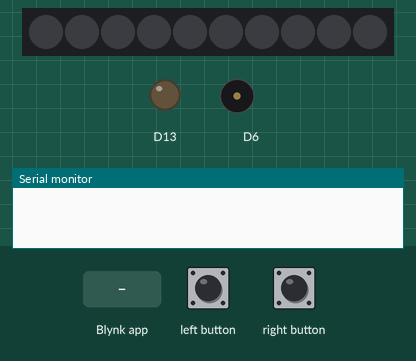
This sketch was run on a simulated Adafruit Circuit Playground Express. Shown: 10 RGB LEDs in strip order, left to right, output pins drawn as LEDs (lit = HIGH), buzzer (waves = sounding), the last lines printed to the serial monitor. Inputs (shaded band) come from the test bench. Dim RGB values are drawn brighter than linear; WiFi joins after 1.5 s; servers stay silent unless stated.

Above: at 3.0 s.
3.1 s: Blynk app writes 1 to V1
At 3.5 s:
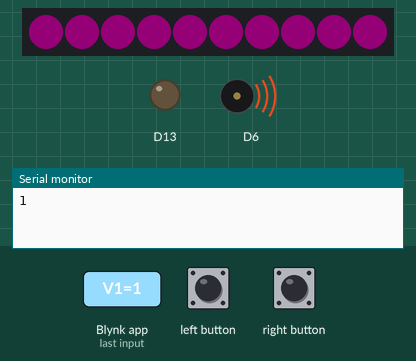
4.6 s: right button pressed for 1 s
At 4.77 s:
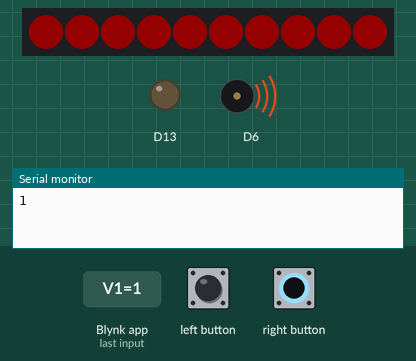
7.1 s: left button pressed for 0.15 s
At 9.9 s:
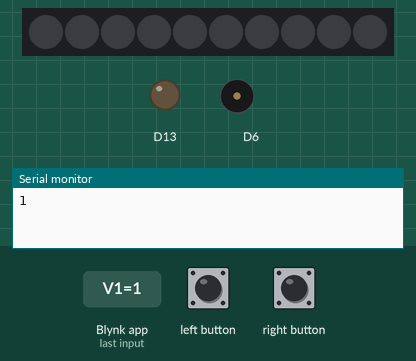
10.2 s: right button pressed for 0.15 s
At 11.3 s:
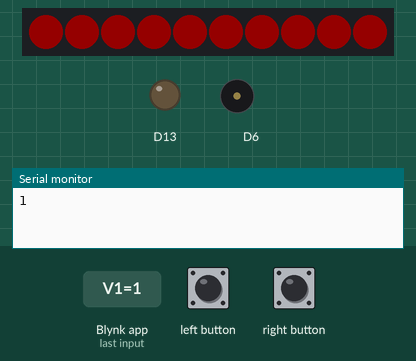
11.8 s: left button pressed for 1 s
At 15.0 s:
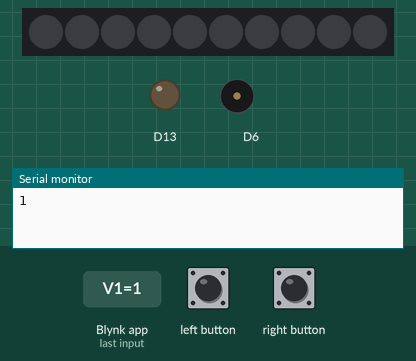
15.3 s: right button pressed for 3.2 s
At 16.4 s:
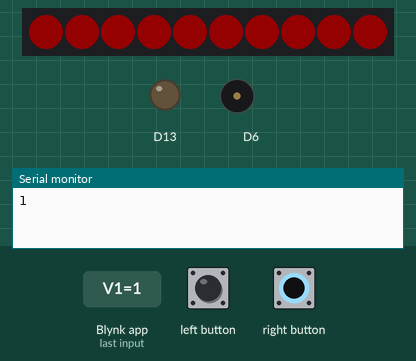
Timing chart, 0 to 18.3 s (numbered marks = the images above; inputs shaded):
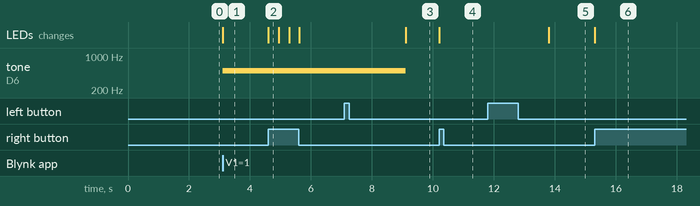

Measured:
- after the input at 3.1 s, tone on D6: silent → 500 Hz at once; the LEDs: change at once (image 1)
- after the input at 4.6 s, the LEDs: change at once (image 2)
- after the input at 7.1 s, tone on D6: 500 Hz → silent after 2.0 s; the LEDs: change after 2.0 s (image 3)
- after the input at 10.2 s, the LEDs: change at once (image 4)
- after the input at 11.8 s, the LEDs: change after 2.0 s (image 5)
- after the input at 15.3 s, the LEDs: change at once (image 6)

The sketch:

DucksWork.ino
```cpp
/*************************************************************

  Exercise: Blynk + Integromat // DucksWork – an Employer-Employee communication aid.

  Have you ever had a friend or a family member (or even yourselves!) who can get
  drowned by hybrid work and won’t take breaks because it requires too much hustle
  by reaching to the boss and hoping he’s available right now?
  THEN THIS IS THE APP FOR YOU!

  In essence, the management tool consists of two parties:
  the manager and the employee.
  To make work more efficient, this is a smart and advanced tool
  that can send automatic messages between two users.

  An employee notices a flicker of light when his manager assigns him a task
  under his responsibility under the task management tool, ClickUp.
  Then, by another tap after he saw the new task,
  he will send the task to ClickUp's "in progress" column.

  An employee who wishes to go out for a break (such as lunch) clicks on the
  availability button, which changes to red, and the manager is notified.
  Managers receive return emails stating that the employee is currently
  unavailable when trying to assign new tasks.
  Upon returning from lunch, the employee releases his availability,
  and his manager is notified that he is available for more tasks.

  Created By Inbar Lahat 315976647

*************************************************************/

#define BLYNK_PRINT SerialUSB
// #define BLYNK_DEBUG SerialUSB

#include <ESP8266_Lib.h>
#include <BlynkSimpleShieldEsp8266.h>
#include <Adafruit_CircuitPlayground.h>

#define BLYNK_TEMPLATE_ID "TMPLi6h_Q5cp"
#define BLYNK_DEVICE_NAME "DucksWork"
#define BLYNK_AUTH_TOKEN "JB_cwtLNBVxduTbLfPZr8G64zLDr6ZRf"

char auth[] = BLYNK_AUTH_TOKEN;
char ssid[] = "Omer";
char pass[] = "hashla109";

#define EspSerial Serial1
#define ESP8266_BAUD 115200
ESP8266 wifi(&EspSerial);

#define ARRAY_LENGTH(arr) (sizeof(arr) / sizeof(*arr))

// modes
bool isOnABreak = false;
bool newTask = false;
bool approveButton = false;

int buttons[] = {V1,V2,V3};

// resets all the modes
void resetAll()
{
  isOnABreak = false;
  newTask = false;
  approveButton = false;
  CircuitPlayground.clearPixels();
   // Blynk.virtualWrite(V5, 2);

  for (int i = 0; i < ARRAY_LENGTH(buttons); i++)
  {
    Blynk.virtualWrite(buttons[i], 0);
    }

   CircuitPlayground.playTone(0, 0);
}

// check if there is a new task
BLYNK_WRITE(V1)
{
  int pinValue = param.asInt();
  Serial.println(V1);
  if (pinValue == 1)
  {
    newTask = true;
  }
}

void setup()
{
  CircuitPlayground.begin();
  SerialUSB.begin(115200);
  EspSerial.begin(ESP8266_BAUD);
  delay(10);
  Blynk.begin(auth, wifi, ssid, pass, "blynk.cloud", 80);
}

void loop()
{
  Blynk.run();

  // check modes by importance
  if (newTask) {
    newTaskFunction();
  }

  // pressed when wish to go on a break
   bool rightButtonBreak = CircuitPlayground.rightButton();
  if (rightButtonBreak){
     isOnABreak = (!isOnABreak);
     isOnABreakFunction();
   }

  // pressed when confirms that the saw new task is incoming
  bool leftButtonPressed = CircuitPlayground.leftButton();
  if (leftButtonPressed)
  {
    approveButton = true;
    Blynk.virtualWrite(V5, 2);
    delay(2000);
    resetAll();
  }
}

// Employee is on a break - Set red color
void isOnABreakFunction() {
    if(isOnABreak)
    {
      Blynk.virtualWrite(V2, 1);
      for (int i = 0; i < 10; i++)
      {
       CircuitPlayground.setPixelColor(i, 255,   0,   0);
       }
     }
    else {
      CircuitPlayground.clearPixels();
      Blynk.virtualWrite(V2, 1);
    }
}

// New task arrived - Play sound with pink lights until key is pressed
void newTaskFunction()
{
  for (int i = 0; i < 10; i++)
  {
    CircuitPlayground.setPixelColor(i, 255,   0,   200);
    CircuitPlayground.playTone(500, 0);
    }
}
```
